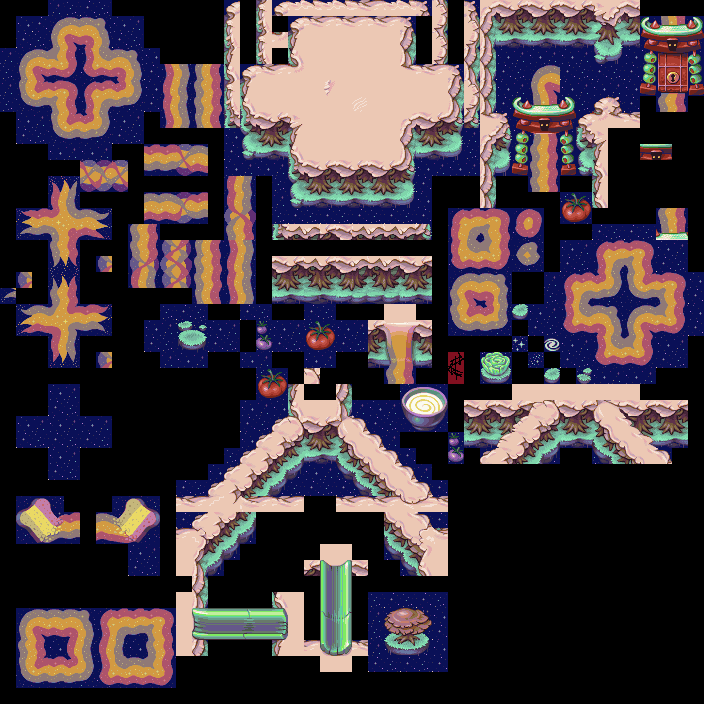

The image is a tile-based game level rendered from a .tmx file. Its description and complete source (layers, tilesets, objects, tile grids) follow:
An orthogonal 44x44 tile map with 16x16 px tiles, 1 tile layer (background), 2 tilesets.

<map version="1.0" orientation="orthogonal" width="44" height="44" tilewidth="16" tileheight="16">
	<properties>
	</properties>
	<tileset firstgid="1" name="dream_background" tilewidth="16" tileheight="16">
		<image source="dream_background.png" width="128" height="480" />
	</tileset>
	<tileset firstgid="241" name="dream_overlay" tilewidth="16" tileheight="16">
		<image source="dream_overlay.png" width="128" height="32" />
	</tileset>
	<layer name="background" width="44" height="44">
		<data encoding="csv">
0,0,0,1,2,3,2,0,0,0,0,0,0,0,4,0,5,4,6,7,6,7,8,9,6,7,10,11,0,10,12,13,14,13,14,13,14,15,12,13,0,0,0,0,
0,16,3,17,18,18,19,16,1,0,0,0,0,0,5,0,20,0,4,8,9,8,9,8,9,10,0,21,0,11,22,23,24,23,24,23,24,25,26,23,27,28,29,30,
0,3,2,31,32,33,34,3,2,0,0,0,0,0,20,0,5,35,36,37,37,37,37,37,37,22,0,11,0,21,38,39,40,39,40,39,40,41,42,39,43,44,45,46,
1,17,18,47,48,49,50,18,19,16,0,0,0,0,36,0,20,0,51,37,37,37,37,37,37,38,0,21,0,22,22,16,1,16,1,16,1,52,53,16,54,55,56,57,
2,31,32,58,59,60,58,33,34,3,49,34,31,48,51,4,8,9,35,37,37,37,37,37,37,61,8,9,10,38,38,3,2,17,18,3,2,3,2,3,62,63,64,65,
1,31,66,67,68,69,67,70,34,16,71,72,73,74,5,36,37,37,37,37,75,37,37,37,37,37,37,37,22,11,22,16,1,31,32,16,1,16,1,16,76,77,78,79,
2,80,81,82,48,49,83,81,84,3,71,72,73,74,20,51,37,37,37,37,37,37,85,37,37,37,37,37,38,21,38,3,27,28,29,30,2,4,10,3,0,73,74,0,
0,16,1,31,66,70,34,16,1,0,49,34,31,48,86,86,13,14,15,37,37,37,37,37,37,12,13,14,87,87,61,10,43,44,45,46,4,35,61,8,0,0,0,0,
0,3,2,80,81,81,84,3,2,0,0,0,0,0,16,88,23,24,36,37,37,37,37,37,37,22,23,24,89,1,12,87,54,90,91,57,86,15,0,0,0,0,0,0,
0,0,0,16,1,16,1,0,0,67,67,92,18,0,3,52,39,40,51,37,37,37,37,37,37,38,39,40,53,2,22,89,62,73,74,65,88,36,0,0,44,45,0,0,
0,0,0,0,0,92,93,92,0,81,81,94,58,0,16,1,16,1,86,13,14,13,14,13,14,87,16,1,16,1,38,53,76,73,74,79,52,51,0,0,0,0,0,0,
0,0,0,95,96,94,97,94,0,0,0,0,0,0,71,72,0,2,88,23,24,23,24,23,24,89,3,0,0,0,22,0,0,73,74,0,0,36,0,0,0,0,0,0,
0,0,0,71,72,0,0,0,0,18,18,93,67,0,71,72,0,1,52,39,40,39,40,39,40,53,16,0,0,0,38,0,0,0,0,98,99,51,0,0,0,0,0,0,
0,100,67,101,102,18,103,0,0,58,58,97,81,0,104,105,0,2,3,2,3,2,3,2,3,2,3,0,69,67,67,68,69,68,0,106,107,0,0,0,0,73,74,0,
0,108,81,109,110,58,111,0,73,74,0,0,0,0,73,74,0,86,112,113,14,13,112,113,112,113,87,0,71,83,82,74,60,59,0,0,0,3,2,3,2,28,29,0,
0,0,0,73,74,0,0,0,73,74,114,115,31,48,49,34,0,0,0,0,0,0,0,0,0,0,0,0,71,50,47,74,17,19,0,16,1,69,67,67,68,16,1,0,
0,0,0,116,117,0,114,0,114,115,104,105,73,74,71,72,0,13,14,112,14,13,113,112,113,13,14,0,60,58,58,59,80,84,0,3,2,49,83,82,48,3,2,0,
0,114,0,118,119,0,0,0,71,72,114,115,73,74,71,72,0,23,24,120,24,23,121,120,121,23,24,0,17,18,18,19,0,0,1,69,67,70,34,31,66,67,68,16,
108,0,0,73,74,0,0,0,0,0,0,0,31,48,49,34,0,39,40,122,40,39,123,122,123,39,40,0,73,32,33,72,0,0,2,49,83,81,84,80,81,82,48,3,
0,124,18,125,126,67,127,0,0,0,2,3,2,0,0,3,2,0,0,3,2,0,0,0,37,37,0,0,73,66,70,72,128,16,1,49,50,18,19,17,18,47,48,16,
0,129,58,130,131,81,132,0,0,16,1,133,134,16,1,0,135,16,1,98,99,16,1,14,136,137,13,0,80,81,81,84,0,3,2,60,58,33,34,31,32,58,59,3,
0,0,0,71,72,0,0,0,0,3,2,138,139,3,2,0,140,3,2,106,107,3,2,24,141,142,23,0,0,0,0,0,143,0,144,16,1,49,50,47,48,16,1,0,
0,0,0,145,146,0,114,0,0,0,1,16,1,0,0,16,1,0,0,16,1,0,0,40,147,148,39,0,149,0,150,151,0,152,0,3,2,60,58,58,59,3,2,0,
0,0,0,0,0,0,0,0,0,0,0,0,0,0,0,0,98,99,0,153,0,0,0,0,73,74,0,0,154,0,155,156,0,0,128,0,157,16,1,16,1,0,0,0,
0,0,0,16,1,0,0,0,0,0,0,0,0,0,0,0,106,107,36,0,0,22,0,0,0,158,159,160,0,0,0,0,37,37,37,37,37,37,37,37,0,0,0,0,
0,0,0,3,2,0,0,0,0,0,0,0,0,0,0,16,1,16,51,37,37,38,1,16,1,161,162,163,0,13,14,13,14,164,153,13,14,165,166,13,14,13,14,0,
0,16,1,16,1,16,1,0,0,0,0,0,0,0,0,3,2,167,153,13,14,165,168,3,2,169,170,171,0,23,24,23,172,173,174,23,24,175,176,177,24,23,24,0,
0,3,2,3,2,3,2,0,0,0,0,0,0,0,0,16,167,173,174,23,24,175,176,168,1,0,0,0,135,39,40,178,173,179,180,39,40,181,182,176,183,39,40,0,
0,0,0,16,1,0,0,0,0,0,0,0,0,0,2,167,173,179,180,39,40,181,182,176,168,3,0,0,140,0,167,173,179,184,185,0,0,186,187,182,176,168,0,0,
0,0,0,3,2,0,0,0,0,0,0,0,0,16,167,173,179,184,185,16,1,186,187,182,176,168,1,0,0,0,0,0,0,0,0,0,0,0,0,0,0,0,0,0,
0,0,0,0,0,0,0,0,0,0,0,3,2,167,173,179,184,185,2,3,2,3,186,187,182,176,168,3,0,0,0,0,0,0,0,0,0,0,0,0,0,0,0,0,
0,188,189,190,0,0,0,191,192,193,0,8,9,194,195,196,9,8,9,0,0,8,9,8,9,197,198,8,0,0,0,0,0,0,0,0,0,0,0,0,0,0,0,0,
0,199,200,201,67,0,18,202,203,204,0,3,167,173,179,184,0,0,0,0,0,0,0,0,182,176,168,3,0,0,0,0,0,0,0,0,0,0,0,0,0,0,0,0,
0,205,206,207,81,0,58,208,209,210,0,9,211,179,184,185,0,0,0,0,0,0,0,0,187,182,212,196,0,0,0,0,0,0,0,0,0,0,0,0,0,0,0,0,
0,0,0,0,0,0,0,0,16,1,0,37,213,184,185,0,0,0,0,0,37,37,0,0,186,187,214,37,0,0,0,0,0,0,0,0,0,0,0,0,0,0,0,0,
0,0,0,0,0,0,0,0,3,2,0,37,38,185,0,0,0,0,0,14,215,216,13,0,0,186,51,37,0,0,0,0,0,0,0,0,0,0,0,0,0,0,0,0,
0,0,0,0,0,0,0,0,0,0,0,0,22,0,0,0,0,0,0,0,217,218,0,0,0,0,0,0,0,0,0,0,0,0,0,0,0,0,0,0,0,0,0,0,
0,0,0,0,0,0,0,0,0,0,0,37,38,0,0,0,0,51,37,0,217,218,0,2,3,2,3,2,0,0,0,0,0,0,0,0,0,0,0,0,0,0,0,0,
0,17,18,18,18,19,69,67,67,67,68,37,219,220,220,221,220,222,37,0,223,224,0,1,225,226,227,16,0,0,0,0,0,0,0,0,0,0,0,0,0,0,0,0,
0,31,32,58,33,34,49,83,81,82,48,37,228,229,229,230,229,231,37,0,217,218,0,2,232,233,234,3,0,0,0,0,0,0,0,0,0,0,0,0,0,0,0,0,
0,73,74,16,71,72,71,72,16,73,74,37,22,0,0,0,0,36,37,9,235,236,8,1,237,238,239,16,0,0,0,0,0,0,0,0,0,0,0,0,0,0,0,0,
0,31,66,67,70,34,49,50,18,47,48,0,0,0,0,0,0,0,0,0,37,37,0,3,2,3,2,3,0,0,0,0,0,0,0,0,0,0,0,0,0,0,0,0,
0,80,81,81,81,84,60,58,58,58,59,0,0,0,0,0,0,0,0,0,0,0,0,0,0,0,0,0,0,0,0,0,0,0,0,0,0,0,0,0,0,0,0,0,
0,0,0,0,0,0,0,0,0,0,0,0,0,0,0,0,0,0,0,0,0,0,0,0,0,0,0,0,0,0,0,0,0,0,0,0,0,0,0,0,0,0,0,0
		</data>
	</layer>	<objectgroup name="triggers" width="44" height="44" />
</map>
